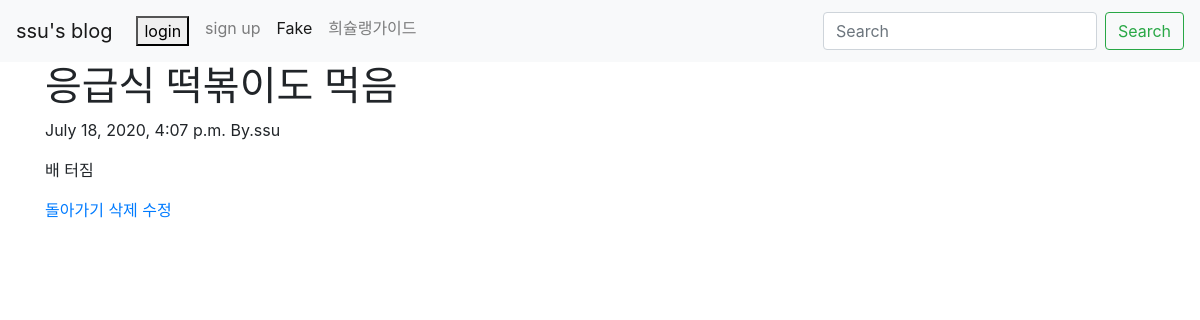
Page /blog/3/ on the committed database.
### blog/models.py (models this page shows, shortened)
class Blog(models.Model):
    title= models.CharField(max_length=200)
    pub_date=models.DateTimeField('date published')
    body = models.TextField()
    auther = models.CharField(max_length=100,default="ssu")

### blog/views.py (the view)
# urls.py: path('<int:blog_id>/',views.detail,name= 'detail'),
def detail(request,blog_id):
    blog_detail=get_object_or_404(Blog,pk=blog_id)
    return render(request,'detail.html',{'blog':blog_detail})

### blog/templates/detail.html
{% extends 'base.html' %}
{% block content %}
    <h1>{{blog.title}}</h1>
    <p>{{blog.pub_date}}     By.{{blog.auther}}</p>
    <p>{{blog.body}}</p>
    <a href="{% url 'blog' %}">돌아가기</a>
    <a href="{% url 'delete' blog.id %}">삭제</a>
    <a href="{% url 'update' blog.id %}">수정</a>
{% endblock %}

### rows in the picture
Blog: title "응급식 떡볶이도 먹음", pub_date "July 18, 2020, 4:07 p.m.", auther "ssu", body "배 터짐"
